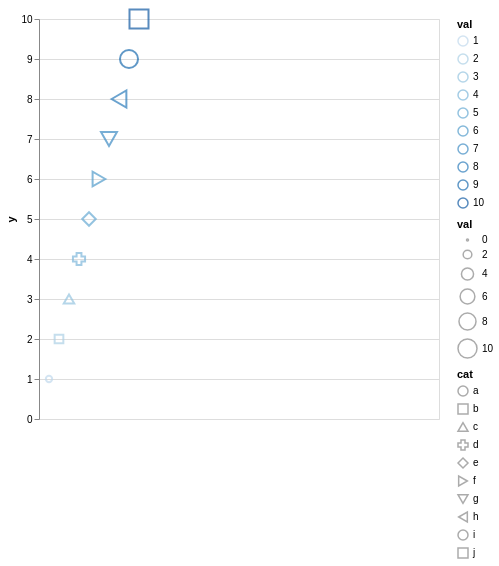

Source (Vega-Lite JSON):
### Vega-Lite specification from a JSON file in a GitHub repository (floating-point values rounded to 4 significant figures)
{"$schema": "https://vega.github.io/schema/vega-lite/v5.json", "data": {"values": [{"cat": "a", "val": 1, "x": 10, "y": 1}, {"cat": "b", "val": 2, "x": 20, "y": 2}, {"cat": "c", "val": 3, "x": 30, "y": 3}, {"cat": "d", "val": 4, "x": 40, "y": 4}, {"cat": "e", "val": 5, "x": 50, "y": 5}, {"cat": "f", "val": 6, "x": 60, "y": 6}, {"cat": "g", "val": 7, "x": 70, "y": 7}, {"cat": "h", "val": 8, "x": 80, "y": 8}, {"cat": "i", "val": 9, "x": 90, "y": 9}, {"cat": "j", "val": 10, "x": 100, "y": 10}]}, "encoding": {"color": {"field": "val", "type": "ordinal"}, "shape": {"field": "cat", "type": "nominal"}, "size": {"field": "val", "type": "quantitative"}, "x": {"field": "x", "scale": null, "type": "quantitative"}, "y": {"field": "y", "type": "quantitative"}}, "height": 400, "mark": "point", "width": 400}
